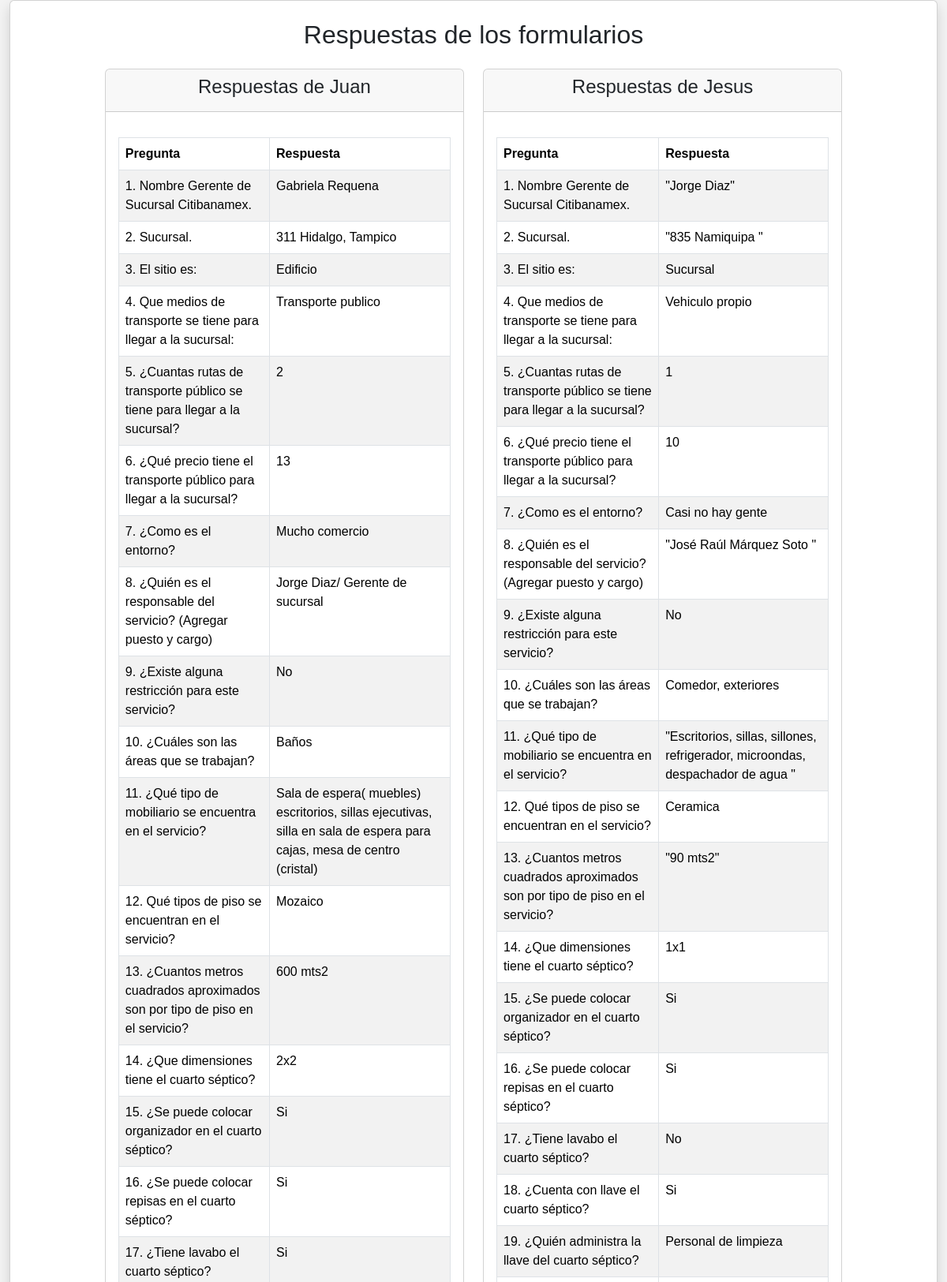
The app's page /visualizar_respuestas (signed in, upper part) with its own data.
### tables this page shows
CREATE TABLE answers (
            id INTEGER PRIMARY KEY AUTOINCREMENT,
            name TEXT NOT NULL,
            user_id INTEGER,
            form_id INTEGER,
            question_id INTEGER,
            answer TEXT,
            FOREIGN KEY(user_id) REFERENCES users(id),
            FOREIGN KEY(form_id) REFERENCES forms(id),
            FOREIGN KEY(question_id) REFERENCES forms(id)
        );

CREATE TABLE forms (
            id INTEGER PRIMARY KEY AUTOINCREMENT,
            user_id INTEGER,
            creator_name TEXT NOT NULL,
            question TEXT,
            type TEXT,
            FOREIGN KEY(user_id) REFERENCES users(id)
        );

### app.py (the view)
@app.route('/visualizar_respuestas')
def visualizar_respuestas():
    user_id = session.get('user_id')
    if not user_id:
        return redirect(url_for('login'))
    with sqlite3.connect('mydatabase.db') as conn:
        cursor = conn.cursor()
        cursor.execute('''
            SELECT DISTINCT name
            FROM answers
            WHERE user_id = ?
        ''', (user_id,))
        nombres = cursor.fetchall()
        respuestas_por_nombre = {}
        for nombre in nombres:
            cursor.execute('''
                SELECT f.question, a.answer
                FROM answers a
                JOIN forms f ON a.question_id = f.id
                WHERE a.user_id = ? AND a.name = ?
            ''', (user_id, nombre[0]))
            respuestas_por_nombre[nombre[0]] = cursor.fetchall()
    return render_template('visualizar_respuestas.html', respuestas_por_nombre=respuestas_por_nombre)

### templates/visualizar_respuestas.html (shortened to what this page needs)
<!DOCTYPE html>
<html lang="es">
<head>
    <link rel="stylesheet" href="https://cdn.jsdelivr.net/npm/bootstrap@5.3.2/dist/css/bootstrap.min.css">
    <link rel="stylesheet" href="{{ url_for('static', filename='styles.css') }}">
</head>
<body>
    <div class="d-flex align-items-center justify-content-center ">
        <div class="container-fluid">
            <div class="card p-4 shadow ">
                <h2 class="text-center mb-4">Respuestas de los formularios</h2>
                <div class="row justify-content-center">
                    {% for nombre, respuestas in respuestas_por_nombre.items() %}
                    <div class="col-lg-5 col-md-6 mb-4">
                        <div class="card h-100">
                            <div class="card-header">
                                <h4 class="text-center">Respuestas de {{ nombre }}</h4>
                            </div>
                            <div class="card-body">
                                <table class="table table-bordered table-striped mt-3">
                                    <thead class="thead-dark">
                                        <tr>
                                            <th>Pregunta</th>
                                            <th>Respuesta</th>
                                        </tr>
                                    </thead>
                                    <tbody>
                                        {% for pregunta, respuesta in respuestas %}
                                        <tr>
                                            <td>{{ pregunta }}</td>
                                            <td>{{ respuesta }}</td>
                                        </tr>
                                        {% endfor %}
                                    </tbody>
                                </table>
                            </div>
                        </div>
                    </div>
                    {% endfor %}
                </div>
            </div>
        </div>
    </div>
</body>
</html>

### static/styles.css (style rules this page uses)
body { font-family: Arial, sans-serif; margin: 0; padding: 0; display: flex; justify-content: center; align-items: center; min-height: 100vh; background-color: #f3f3f3; }

### records on screen
answers: question "1. Nombre Gerente de Sucursal Citibanamex.", answer "Gabriela Requena"
answers: question "2. Sucursal.", answer "311 Hidalgo, Tampico"
answers: question "3. El sitio es:", answer "Edificio"
answers: question "4. Que medios de transporte se tiene para llegar a la sucursal:", answer "Transporte publico"
answers: question "5. ¿Cuantas rutas de transporte público se tiene para llegar a la sucursal?", answer "2"
answers: question "6. ¿Qué precio tiene el transporte público para llegar a la sucursal?", answer "13"
answers: question "7. ¿Como es el entorno?", answer "Mucho comercio"
answers: question "8. ¿Quién es el responsable del servicio? (Agregar puesto y cargo)", answer "Jorge Diaz/ Gerente de sucursal"
answers: question "9. ¿Existe alguna restricción para este servicio?", answer "No"
answers: question "10. ¿Cuáles son las áreas que se trabajan?", answer "Baños"
answers: question "11. ¿Qué tipo de mobiliario se encuentra en el servicio?", answer "Sala de espera( muebles) escritorios, sillas ejecutivas, silla en sala de espera para cajas, mesa de centro (cristal)"
answers: question "12. Qué tipos de piso se encuentran en el servicio?", answer "Mozaico"
answers: question "13. ¿Cuantos metros cuadrados aproximados son por tipo de piso en el servicio?", answer "600 mts2"
answers: question "14. ¿Que dimensiones tiene el cuarto séptico?", answer "2x2"
answers: question "15. ¿Se puede colocar organizador en el cuarto séptico?", answer "Si"
answers: question "16. ¿Se puede colocar repisas en el cuarto séptico?", answer "Si"
answers: question "17. ¿Tiene lavabo el cuarto séptico?", answer "Si"
answers: question "1. Nombre Gerente de Sucursal Citibanamex.", answer "\"Jorge Diaz\""
answers: question "2. Sucursal.", answer "\"835 Namiquipa \""
answers: question "3. El sitio es:", answer "Sucursal"
answers: question "4. Que medios de transporte se tiene para llegar a la sucursal:", answer "Vehiculo propio"
answers: question "5. ¿Cuantas rutas de transporte público se tiene para llegar a la sucursal?", answer "1"
answers: question "6. ¿Qué precio tiene el transporte público para llegar a la sucursal?", answer "10"
answers: question "7. ¿Como es el entorno?", answer "Casi no hay gente"
answers: question "8. ¿Quién es el responsable del servicio? (Agregar puesto y cargo)", answer "\"José Raúl Márquez Soto \""
answers: question "9. ¿Existe alguna restricción para este servicio?", answer "No"
answers: question "10. ¿Cuáles son las áreas que se trabajan?", answer "Comedor, exteriores"
answers: question "11. ¿Qué tipo de mobiliario se encuentra en el servicio?", answer "\"Escritorios, sillas, sillones, refrigerador, microondas, despachador de agua \""
answers: question "12. Qué tipos de piso se encuentran en el servicio?", answer "Ceramica"
answers: question "13. ¿Cuantos metros cuadrados aproximados son por tipo de piso en el servicio?", answer "\"90 mts2\""
answers: question "14. ¿Que dimensiones tiene el cuarto séptico?", answer "1x1"
answers: question "15. ¿Se puede colocar organizador en el cuarto séptico?", answer "Si"
answers: question "16. ¿Se puede colocar repisas en el cuarto séptico?", answer "Si"
answers: question "17. ¿Tiene lavabo el cuarto séptico?", answer "No"
answers: question "18. ¿Cuenta con llave el cuarto séptico?", answer "Si"
answers: question "19. ¿Quién administra la llave del cuarto séptico?", answer "Personal de limpieza"

### other values on screen
{{ nombre }} "Juan" "Jesus"
